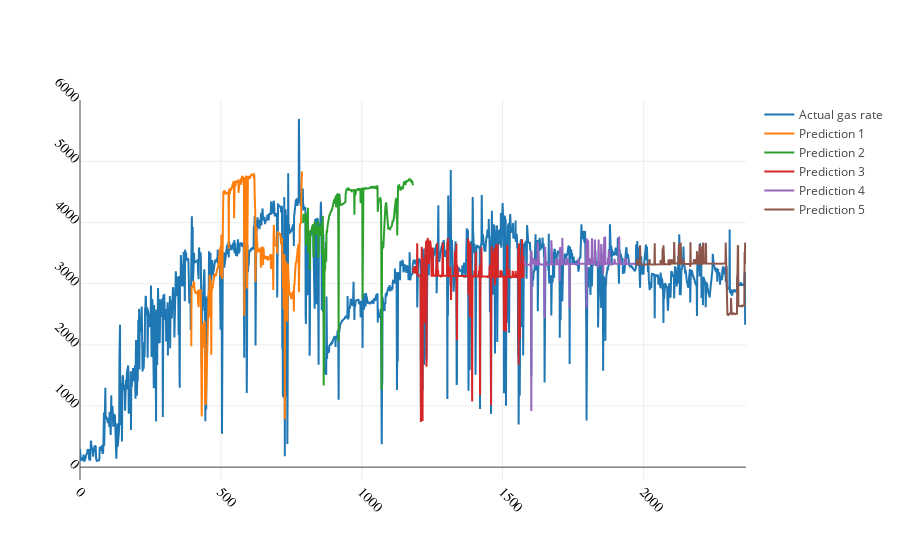

Notebook source saved alongside this figure:
### Code cell
trace0 = go.Scatter(x = a[0], y = b[0].reshape(-1,), name = "Prediction 1")
trace1 = go.Scatter(x = a[1], y = b[1].reshape(-1,), name = "Prediction 2")
trace2 = go.Scatter(x = a[2], y = b[2].reshape(-1,), name = "Prediction 3")
trace3 = go.Scatter(x = a[3], y = b[3].reshape(-1,), name = "Prediction 4")
trace4 = go.Scatter(x = a[4], y = b[4].reshape(-1,), name = "Prediction 5")
trace5 = go.Scatter(x = np.arange(len(y_train)), y = scaler_y.inverse_transform(y_train).reshape(-1,),
                    name = 'Actual gas rate')

layout = go.Layout(
    xaxis=dict(
        #title='Actual oil rate (m3)',
        titlefont=dict(
            family='Arial, sans-serif',
            size=18,
            #color='lightgrey'
        ),
        showticklabels=True,
        tickangle=45,
        tickfont=dict(
            family='Old Standard TT, serif',
            size=14,
            color='black'
        ),
        exponentformat='e',
        showexponent='all'
    ),
    yaxis=dict(
        #title='Predicted oil rate (m3)',
        titlefont=dict(
            family='Arial, sans-serif',
            size=18,
            #color='lightgrey'
        ),
        showticklabels=True,
        tickangle=45,
        tickfont=dict(
            family='Old Standard TT, serif',
            size=14,
            color='black'
        ),
        exponentformat='e',
        showexponent='all'
    )
)
data =  [trace5,trace0,trace1,trace2,trace3,trace4]
fig = go.Figure(data=data, layout = layout)
py.iplot(fig)

### Figure 1 — Plotly figure (JSON) as saved in the notebook; plotly's stock layout.template omitted (floating-point values rounded to 4 significant figures; data arrays with more than 128 entries replaced by an {"elided": "..."} marker saying what was removed)
{"data": [{"name": "Actual gas rate", "type": "scatter", "uid": "8e56e343-2cda-480f-a298-d0733b07e524", "x": {"elided": "2365 int values"}, "y": {"elided": "2365 float values"}}, {"name": "Prediction 1", "type": "scatter", "uid": "f6df4624-412d-4da0-bbc9-104e8cf464c1", "x": {"elided": "394 int values"}, "y": {"elided": "394 float values"}}, {"name": "Prediction 2", "type": "scatter", "uid": "5b456b25-bfe0-4b70-88eb-d5096100bc81", "x": {"elided": "394 int values"}, "y": {"elided": "394 float values"}}, {"name": "Prediction 3", "type": "scatter", "uid": "d119f399-c524-4f40-8df6-2e8829be4702", "x": {"elided": "394 int values"}, "y": {"elided": "394 float values"}}, {"name": "Prediction 4", "type": "scatter", "uid": "4b46e054-cff5-4942-a6af-38e84d356edf", "x": {"elided": "394 int values"}, "y": {"elided": "394 float values"}}, {"name": "Prediction 5", "type": "scatter", "uid": "cfb42da3-9682-463e-97ec-062714c0886f", "x": {"elided": "394 int values"}, "y": {"elided": "394 float values"}}], "layout": {"xaxis": {"exponentformat": "e", "showexponent": "all", "showticklabels": true, "tickangle": 45, "tickfont": {"color": "black", "family": "Old Standard TT, serif", "size": 14}, "title": {"font": {"family": "Arial, sans-serif", "size": 18}}}, "yaxis": {"exponentformat": "e", "showexponent": "all", "showticklabels": true, "tickangle": 45, "tickfont": {"color": "black", "family": "Old Standard TT, serif", "size": 14}, "title": {"font": {"family": "Arial, sans-serif", "size": 18}}}}}
